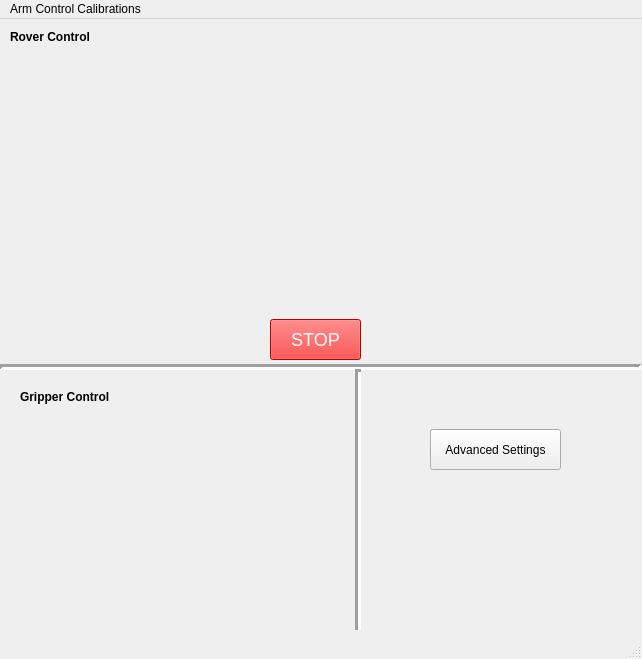
<?xml version="1.0" encoding="UTF-8"?>
<ui version="4.0">
 <class>MainWindow</class>
 <widget class="QMainWindow" name="MainWindow">
  <property name="geometry">
   <rect>
    <x>0</x>
    <y>0</y>
    <width>642</width>
    <height>659</height>
   </rect>
  </property>
  <property name="windowTitle">
   <string>Vyadh</string>
  </property>
  <property name="tabShape">
   <enum>QTabWidget::Rounded</enum>
  </property>
  <widget class="QWidget" name="centralwidget">
   <widget class="Line" name="line_2">
    <property name="geometry">
     <rect>
      <x>0</x>
      <y>340</y>
      <width>641</width>
      <height>16</height>
     </rect>
    </property>
    <property name="lineWidth">
     <number>3</number>
    </property>
    <property name="orientation">
     <enum>Qt::Horizontal</enum>
    </property>
   </widget>
   <widget class="QPushButton" name="pushButton">
    <property name="geometry">
     <rect>
      <x>270</x>
      <y>300</y>
      <width>91</width>
      <height>41</height>
     </rect>
    </property>
    <property name="styleSheet">
     <string notr="true">QPushButton
{
background-color:red;
color:white;
font-size:18px;
}
QPushButton:hover
{
font-size:22px;
}</string>
    </property>
    <property name="text">
     <string>STOP</string>
    </property>
   </widget>
   <widget class="QLabel" name="label">
    <property name="geometry">
     <rect>
      <x>10</x>
      <y>10</y>
      <width>101</width>
      <height>16</height>
     </rect>
    </property>
    <property name="styleSheet">
     <string notr="true">QLabel
{
font-weight:bold;
}</string>
    </property>
    <property name="text">
     <string>Rover Control</string>
    </property>
   </widget>
   <widget class="QLabel" name="label_2">
    <property name="geometry">
     <rect>
      <x>20</x>
      <y>370</y>
      <width>101</width>
      <height>16</height>
     </rect>
    </property>
    <property name="styleSheet">
     <string notr="true">QLabel
{
font-weight:bold;
}
</string>
    </property>
    <property name="text">
     <string>Gripper Control</string>
    </property>
   </widget>
   <widget class="Line" name="line">
    <property name="geometry">
     <rect>
      <x>350</x>
      <y>350</y>
      <width>16</width>
      <height>261</height>
     </rect>
    </property>
    <property name="lineWidth">
     <number>3</number>
    </property>
    <property name="orientation">
     <enum>Qt::Vertical</enum>
    </property>
   </widget>
   <widget class="QPushButton" name="pushButton_2">
    <property name="geometry">
     <rect>
      <x>430</x>
      <y>410</y>
      <width>131</width>
      <height>41</height>
     </rect>
    </property>
    <property name="text">
     <string>Advanced Settings</string>
    </property>
   </widget>
  </widget>
  <widget class="QMenuBar" name="menubar">
   <property name="geometry">
    <rect>
     <x>0</x>
     <y>0</y>
     <width>642</width>
     <height>22</height>
    </rect>
   </property>
   <widget class="QMenu" name="menuArm_Control_Calibrations">
    <property name="title">
     <string>Arm Control Calibrations</string>
    </property>
   </widget>
   <addaction name="menuArm_Control_Calibrations"/>
  </widget>
  <widget class="QStatusBar" name="statusbar"/>
 </widget>
 <resources/>
 <connections/>
</ui>
